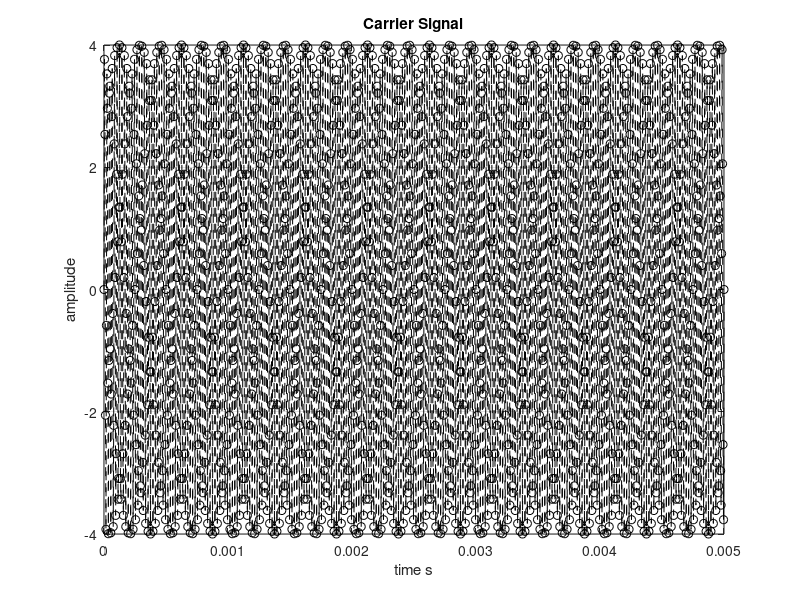
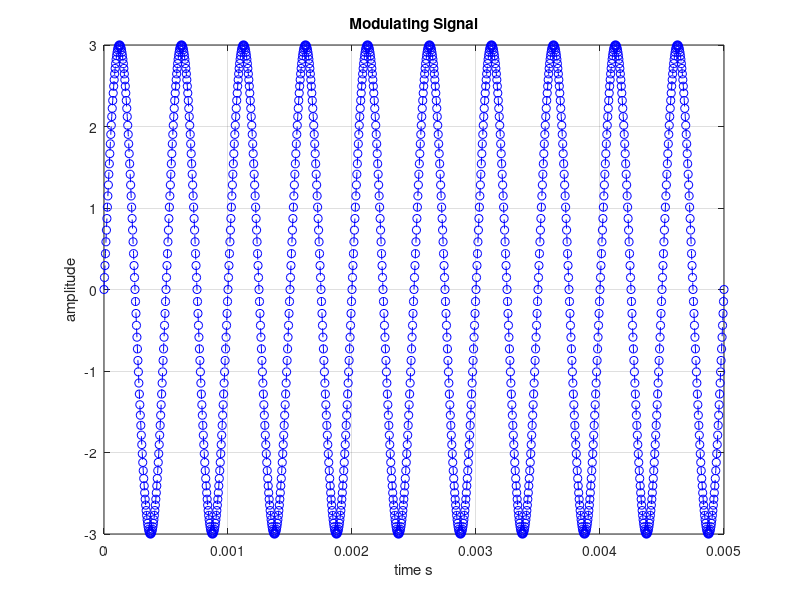
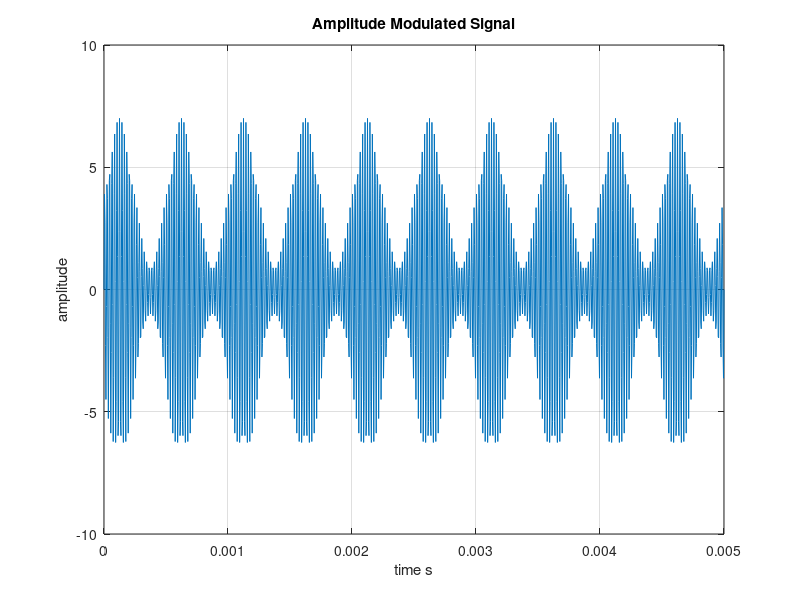
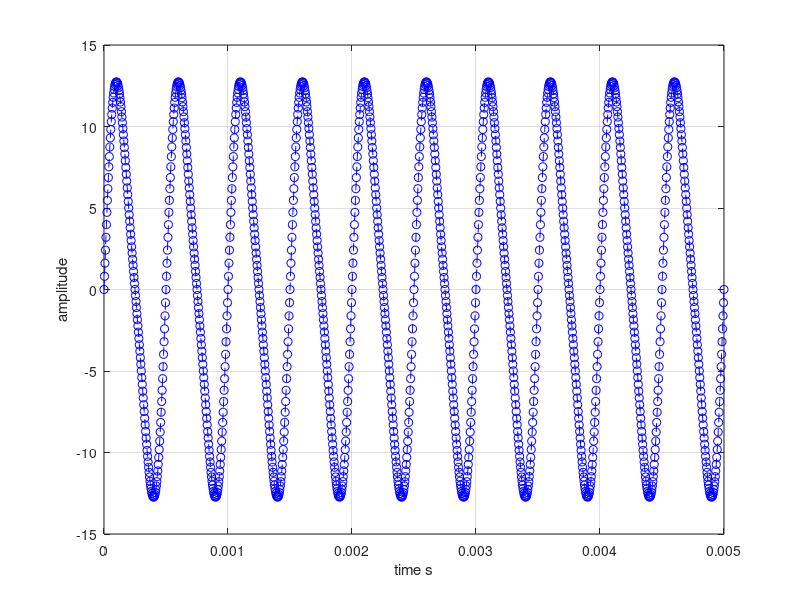

These figures' MATLAB source, in order:

clc;   clear;   close all;  

%% To generate an AM waveform, we can use the following MATLAB code:

Fs = 256*1e3        % Sampling frequency 40KHz (samples per second) 
dt = 1/Fs;         % seconds per sample 
N = 256;
 
 %% For one cycle get time period
 Fc = 50000;         % Sine wave frequency (hertz) of carrier signal
 Fm = 2000;         % Sine wave frequency (hertz) of modulating signal
 xc = [];           xm = [];    
 wc = 2*pi*Fc;      wm = 2*pi*Fm;   
 % time step for one time period 
 % Carrier Signal
 Ac = 4
 StopTime = 0.005; % seconds 
 tt = 0:dt:StopTime; % seconds
 xc = sin(2*pi*Fc*tt);
 figure(1)
 plot(tt, Ac*xc,'k--o');    grid on;
 title('Carrier Signal')
xlabel(' time s ');
ylabel( ' amplitude ' );

% Modulating Signal
Am = 3
 StopTime = 0.005; % seconds 
 t = 0:dt:StopTime; % seconds
 xm = sin(2*pi*Fm*t);
 figure(2)
 plot(t, Am*xm,'b--o');    grid on;
 title('Modulating Signal')
xlabel(' time s ');
ylabel( ' amplitude ' );


%% DFT using Matlab built-in function: 
% m = length(xc)
% dft_matlab_xc = xc(1,1:N)*dftmtx(N);
% F_analysis = Fs/N  
% 
% dft_matlab_xm = xm(1,1:N)*dftmtx(N);
% F_analysis = Fs/N 
% 
% Xe_mag = [];     Xe_real = [];    Xe_imag = [];
% for ii = 1:N
%    
%     Xe_real(ii,1) = real(dft_matlab_xc(1,ii));
%             if Xe_real(ii,1) > 0 && Xe_real(ii,1) < 1e-10
%                Xe_real(ii,1) = 0;  
%             end  
%             if Xe_real(ii,1) < 0 && Xe_real(ii,1) > -1e-10
%                Xe_real(ii,1) = 0;  
%             end
%         Xe_imag(ii,1) = imag(dft_matlab_xc(1,ii));
%             if Xe_imag(ii,1) > 0 && Xe_imag(ii,1) < 1e-10
%                Xe_imag(ii,1) = 0;  
%             end  
%             if Xe_imag(ii,1) < 0 && Xe_imag(ii,1) > -1e-10
%                Xe_imag(ii,1) = 0;  
%             end
%         Xe_mag_xc(ii,1) = sqrt(Xe_real(ii,1).^2 + Xe_imag(ii,1).^2);
%  
% end
%  
% mf = 0:N-1;
% figure(3); 
% stem(mf,Xe_mag_xc,'LineStyle','--',...
%      'MarkerSize',15,'Marker','s',...
%      'MarkerFaceColor','black',...
%      'MarkerEdgeColor','green')
% grid on;
% title('Magnitude of Xc_exp(m)')
% xlabel('m (KHz)')
% ylabel('Magnitude')
%  
% Xe_mag = [];     Xe_real = [];    Xe_imag = [];
% for ii = 1:N
%    
%     Xe_real(ii,1) = real(dft_matlab_xm(1,ii));
%             if Xe_real(ii,1) > 0 && Xe_real(ii,1) < 1e-10
%                Xe_real(ii,1) = 0;  
%             end  
%             if Xe_real(ii,1) < 0 && Xe_real(ii,1) > -1e-10
%                Xe_real(ii,1) = 0;  
%             end
%         Xe_imag(ii,1) = imag(dft_matlab_xm(1,ii));
%             if Xe_imag(ii,1) > 0 && Xe_imag(ii,1) < 1e-10
%                Xe_imag(ii,1) = 0;  
%             end  
%             if Xe_imag(ii,1) < 0 && Xe_imag(ii,1) > -1e-10
%                Xe_imag(ii,1) = 0;  
%             end
%         Xe_mag_xm(ii,1) = sqrt(Xe_real(ii,1).^2 + Xe_imag(ii,1).^2);
%  
% end
%  
% mf = 0:N-1;
% figure(4); 
% stem(mf,Xe_mag_xm,'LineStyle','--',...
%      'MarkerSize',15,'Marker','s',...
%      'MarkerFaceColor','black',...
%      'MarkerEdgeColor','green')
% grid on;
% title('Magnitude of Xm_exp(m)')
% xlabel('m (KHz)')
% ylabel('Magnitude')

%% AM generation
xc_len = length(xc);
mod_xm = xm(1,1:xc_len);
Modulation_index = Am/Ac

x_AM = Am*mod_xm.*xc + Ac*xc;

figure(5)
plot(tt, x_AM);    grid on;
title('Amplitude Modulated Signal')
xlabel(' time s ');
ylabel( ' amplitude ' ); 
 
%% AM demodulation (envelop detection )

xam_Dmod = Am*Ac*mod_xm + (((Modulation_index*Ac)/2)^2)*sin(2*wm*tt);

figure(6)
plot(tt, xam_Dmod, 'b--o' );    grid on;
xlabel(' time s ');
ylabel( ' amplitude ' );















